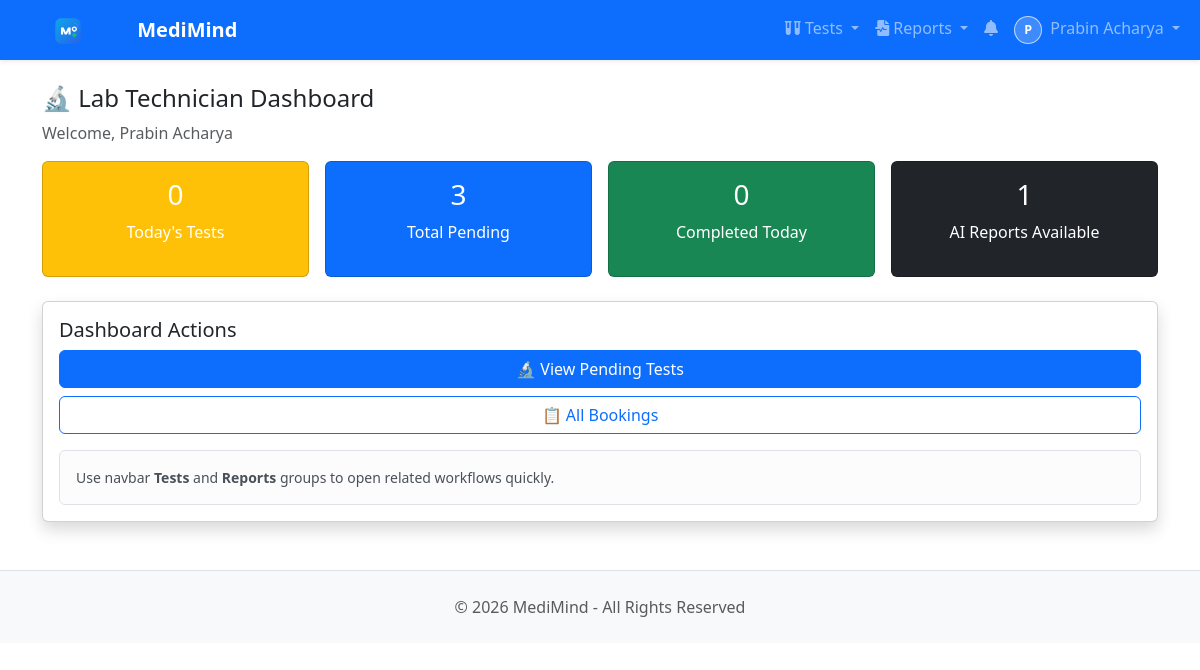
Page /users/lab-dashboard/ (signed in) on the committed database.
### users/models.py (models this page shows, shortened)
class User(AbstractBaseUser, PermissionsMixin):
    ROLE_CHOICES = [
        ('PATIENT', 'Patient'),
        ('DOCTOR', 'Doctor'),
        ('NURSE', 'Nurse'),
        ('RECEPTIONIST', 'Receptionist'),
        ('LAB_TECHNICIAN', 'Lab Technician'),
        ('PHARMACIST', 'Pharmacist'),
        ('BILLING_OFFICER', 'Billing Officer'),
        ('INSURANCE_COORDINATOR', 'Insurance Coordinator'),
        ('QUALITY_COMPLIANCE_OFFICER', 'Quality Compliance Officer'),
        ('ADMIN', 'Super Admin'),
    ]
    email = models.EmailField(unique=True)
    username = models.CharField(max_length=50)
    first_name = models.CharField(max_length=150, blank=True, default='')
    last_name = models.CharField(max_length=150, blank=True, default='')
    role = models.CharField(max_length=30, choices=ROLE_CHOICES, default='PATIENT')
    is_active = models.BooleanField(default=False)  # False until email activated
    is_staff = models.BooleanField(default=False)
    date_joined = models.DateTimeField(auto_now_add=True)
    activation_token = models.CharField(max_length=200, blank=True, null=True)
    objects = UserManager()
    USERNAME_FIELD = 'email'
    REQUIRED_FIELDS = ['username']
    def get_full_name(self):
        full_name = f"{self.first_name} {self.last_name}".strip()
        return full_name or self.username

### users/views.py (the view)
# urls.py: path('lab-dashboard/', views.lab_technician_dashboard, name='lab_technician_dashboard'),
@login_required
def lab_technician_dashboard(request):
    if request.user.role != 'LAB_TECHNICIAN':
        messages.error(request, 'Access denied.')
        return redirect('users:dashboard')
    from lab.models import TestBooking
    from appointments.models import MedicalReportAnalysis
    from datetime import date
    today = date.today()
    context = {
        'user': request.user,
        'todays_count': TestBooking.objects.filter(date=today).count(),
        'pending_count': TestBooking.objects.filter(
            status__in=['PENDING', 'SAMPLE_COLLECTED', 'PROCESSING']
        ).count(),
        'completed_count': TestBooking.objects.filter(
            date=today, status='COMPLETED'
        ).count(),
        'ai_reports_count': MedicalReportAnalysis.objects.count(),
    }
    return render(request, 'users/lab_dashboard.html', context)

### notifications/context_processors.py (called while the page is built)
def unread_notifications(request):
    if request.user.is_authenticated:
        count = Notification.objects.filter(recipient=request.user, is_read=False).count()
        return {'unread_notification_count': count}
    return {'unread_notification_count': 0}

### templates/users/lab_dashboard.html (shortened to what this page needs)
{% extends 'base.html' %}
{% block content %}
<h4>🔬 Lab Technician Dashboard</h4>
<p class="text-muted">Welcome, {{ user.username }}</p>
<div class="row g-3 mb-4">
    <div class="col-md-3">
        <div class="card bg-warning text-white text-center p-3">
            <h3>{{ todays_count }}</h3><p>Today's Tests</p>
        </div>
    </div>
    <div class="col-md-3">
        <div class="card bg-primary text-white text-center p-3">
            <h3>{{ pending_count }}</h3><p>Total Pending</p>
        </div>
    </div>
    <div class="col-md-3">
        <div class="card bg-success text-white text-center p-3">
            <h3>{{ completed_count }}</h3><p>Completed Today</p>
        </div>
    </div>
    <div class="col-md-3">
        <div class="card bg-dark text-white text-center p-3">
            <h3>{{ ai_reports_count }}</h3><p>AI Reports Available</p>
        </div>
    </div>
</div>
<div class="card shadow p-3">
    <h5>Dashboard Actions</h5>
    <div class="d-grid gap-2">
        <a href="{% url 'lab:lab_dashboard' %}" class="btn btn-primary">🔬 View Pending Tests</a>
        <a href="{% url 'lab:admin_bookings' %}" class="btn btn-outline-primary">📋 All Bookings</a>
    </div>
    <div class="alert alert-light border mt-3 mb-0 small">
        Use navbar <strong>Tests</strong> and <strong>Reports</strong> groups to open related workflows quickly.
    </div>
</div>
{% endblock %}

### templates/base.html (shortened to what this page needs)
{% load static %}
<!DOCTYPE html>
<html lang="en">
<head>
    <link href="https://cdn.jsdelivr.net/npm/bootstrap@5.3.0/dist/css/bootstrap.min.css" rel="stylesheet">
    <link href="https://cdnjs.cloudflare.com/ajax/libs/font-awesome/6.0.0/css/all.min.css" rel="stylesheet">
</head>
<body>
{% if user.is_authenticated %}
<nav class="navbar navbar-expand-lg navbar-dark bg-primary sticky-top shadow-sm">
    <div class="container-fluid">
        <a class="navbar-brand fw-bold" href="{% url 'users:dashboard' %}">
            <img src="{% static 'branding/medimind-logo.svg' %}" alt="MediMind" width="112" height="28" loading="eager" decoding="async" class="me-2">
            MediMind
        </a>
        <div class="collapse navbar-collapse" id="navbarNav">
            <div class="navbar-nav ms-auto">
                {% if user.role == 'PATIENT' or user.role == 'LAB_TECHNICIAN' or user.role == 'RECEPTIONIST' or user.role == 'ADMIN' %}
                <div class="nav-item dropdown">
                    <a class="nav-link dropdown-toggle" href="#" id="testsDropdown" role="button" data-bs-toggle="dropdown">
                        <i class="fas fa-vials"></i> Tests
                    </a>
                </div>
                {% endif %}
                <div class="nav-item dropdown">
                    <a class="nav-link dropdown-toggle" href="#" id="reportsDropdown" role="button" data-bs-toggle="dropdown">
                        <i class="fas fa-file-waveform"></i> Reports
                    </a>
                </div>
                <a class="nav-link" href="{% url 'notifications:notification_list' %}" title="Notifications">
                    <i class="fas fa-bell"></i>
                </a>
                <div class="nav-item dropdown">
                    <a class="nav-link dropdown-toggle" href="#" id="userDropdown" role="button" data-bs-toggle="dropdown">
                        {% if user.role == 'PATIENT' and user.patient_profile and user.patient_profile.image %}
                            <img src="{{ user.patient_profile.image.url }}" alt="{{ user.username }}" class="nav-avatar me-1">
                        {% elif user.role == 'DOCTOR' and user.doctor_profile and user.doctor_profile.photo %}
                            <img src="{{ user.doctor_profile.photo.url }}" alt="{{ user.username }}" class="nav-avatar me-1">
                        {% else %}
                            <span class="nav-avatar-fallback me-1">{{ user.username|slice:":1"|upper }}</span>
                        {% endif %}
                        {{ user.first_name|default:user.username }}
                    </a>
                </div>
            </div>
        </div>
    </div>
</nav>
{% endif %}
<div class="{% if user.is_authenticated %}container{% else %}container-fluid{% endif %} mt-4">
    {% block content %}{% endblock %}
</div>
<footer class="bg-light text-muted py-4 mt-5 border-top">
    <div class="container text-center">
        <p class="mb-0">&copy; 2026 MediMind - All Rights Reserved</p>
    </div>
</footer>
</body>
</html>

### templates/base.html (style rules this page uses)
.nav-avatar-fallback { width: 28px; height: 28px; border-radius: 50%; display: inline-flex; align-items: center; justify-content: center; font-size: 0.78rem; font-weight: 700; background: rgba(255, 255, 255, 0.2); border: 1px solid rgba(255, 255, 255, 0.65); color: #fff; }

### rows in the picture
User: username "P", first_name "Prabin Acharya", username "Prabin Acharya"

### other values in the picture
{{ todays_count }} "0"
{{ pending_count }} "3"
{{ completed_count }} "0"
{{ ai_reports_count }} "1"
